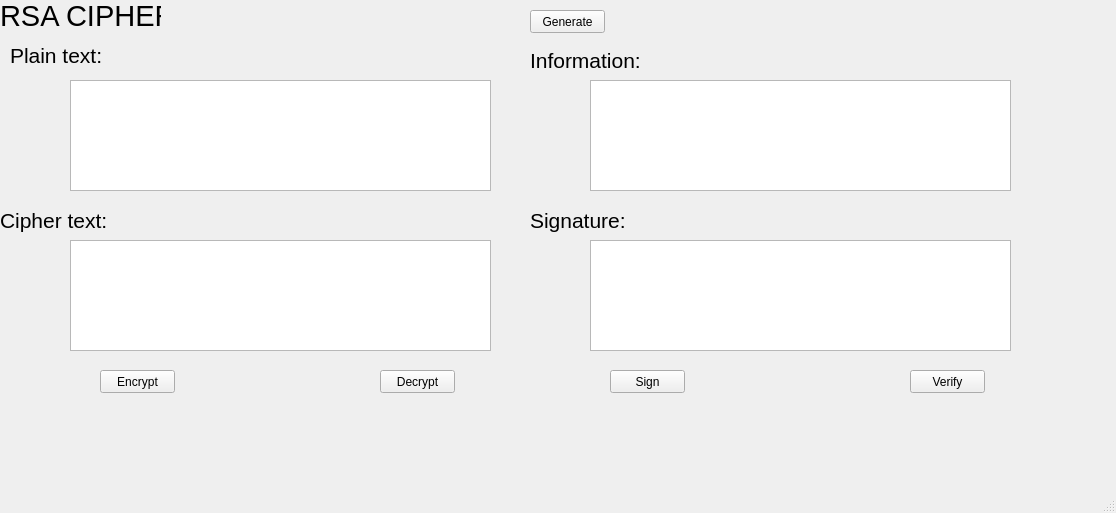
<?xml version="1.0" encoding="UTF-8"?>
<ui version="4.0">
 <class>rsacipher</class>
 <widget class="QMainWindow" name="rsacipher">
  <property name="geometry">
   <rect>
    <x>0</x>
    <y>0</y>
    <width>1116</width>
    <height>513</height>
   </rect>
  </property>
  <property name="windowTitle">
   <string>Caesar cipher</string>
  </property>
  <widget class="QWidget" name="centralwidget">
   <widget class="QLabel" name="lblTitle">
    <property name="geometry">
     <rect>
      <x>0</x>
      <y>0</y>
      <width>161</width>
      <height>31</height>
     </rect>
    </property>
    <property name="font">
     <font>
      <pointsize>22</pointsize>
     </font>
    </property>
    <property name="text">
     <string>RSA CIPHER</string>
    </property>
   </widget>
   <widget class="QLabel" name="label">
    <property name="geometry">
     <rect>
      <x>10</x>
      <y>40</y>
      <width>101</width>
      <height>31</height>
     </rect>
    </property>
    <property name="font">
     <font>
      <pointsize>16</pointsize>
     </font>
    </property>
    <property name="text">
     <string>Plain text:</string>
    </property>
   </widget>
   <widget class="QLabel" name="label_2">
    <property name="geometry">
     <rect>
      <x>530</x>
      <y>40</y>
      <width>121</width>
      <height>41</height>
     </rect>
    </property>
    <property name="font">
     <font>
      <pointsize>16</pointsize>
     </font>
    </property>
    <property name="text">
     <string>Information:</string>
    </property>
   </widget>
   <widget class="QLabel" name="label_3">
    <property name="geometry">
     <rect>
      <x>0</x>
      <y>190</y>
      <width>131</width>
      <height>61</height>
     </rect>
    </property>
    <property name="font">
     <font>
      <pointsize>16</pointsize>
     </font>
    </property>
    <property name="text">
     <string>Cipher text:</string>
    </property>
   </widget>
   <widget class="QPushButton" name="btn_encrypt">
    <property name="geometry">
     <rect>
      <x>100</x>
      <y>370</y>
      <width>75</width>
      <height>23</height>
     </rect>
    </property>
    <property name="text">
     <string>Encrypt</string>
    </property>
   </widget>
   <widget class="QPushButton" name="btn_decrypt">
    <property name="geometry">
     <rect>
      <x>380</x>
      <y>370</y>
      <width>75</width>
      <height>23</height>
     </rect>
    </property>
    <property name="text">
     <string>Decrypt</string>
    </property>
   </widget>
   <widget class="QTextEdit" name="txt_plain_text">
    <property name="geometry">
     <rect>
      <x>70</x>
      <y>80</y>
      <width>421</width>
      <height>111</height>
     </rect>
    </property>
   </widget>
   <widget class="QTextEdit" name="txt_cipher_text">
    <property name="geometry">
     <rect>
      <x>70</x>
      <y>240</y>
      <width>421</width>
      <height>111</height>
     </rect>
    </property>
   </widget>
   <widget class="QTextEdit" name="txt_info">
    <property name="geometry">
     <rect>
      <x>590</x>
      <y>80</y>
      <width>421</width>
      <height>111</height>
     </rect>
    </property>
   </widget>
   <widget class="QTextEdit" name="txt_sign">
    <property name="geometry">
     <rect>
      <x>590</x>
      <y>240</y>
      <width>421</width>
      <height>111</height>
     </rect>
    </property>
   </widget>
   <widget class="QLabel" name="label_4">
    <property name="geometry">
     <rect>
      <x>530</x>
      <y>200</y>
      <width>111</width>
      <height>41</height>
     </rect>
    </property>
    <property name="font">
     <font>
      <pointsize>16</pointsize>
     </font>
    </property>
    <property name="text">
     <string>Signature:</string>
    </property>
   </widget>
   <widget class="QPushButton" name="btn_sign">
    <property name="geometry">
     <rect>
      <x>610</x>
      <y>370</y>
      <width>75</width>
      <height>23</height>
     </rect>
    </property>
    <property name="text">
     <string>Sign</string>
    </property>
   </widget>
   <widget class="QPushButton" name="btn_verify">
    <property name="geometry">
     <rect>
      <x>910</x>
      <y>370</y>
      <width>75</width>
      <height>23</height>
     </rect>
    </property>
    <property name="text">
     <string>Verify</string>
    </property>
   </widget>
   <widget class="QPushButton" name="btn_gen_keys">
    <property name="geometry">
     <rect>
      <x>530</x>
      <y>10</y>
      <width>75</width>
      <height>23</height>
     </rect>
    </property>
    <property name="text">
     <string>Generate</string>
    </property>
   </widget>
  </widget>
  <widget class="QMenuBar" name="menubar">
   <property name="geometry">
    <rect>
     <x>0</x>
     <y>0</y>
     <width>1116</width>
     <height>21</height>
    </rect>
   </property>
  </widget>
  <widget class="QStatusBar" name="statusbar"/>
 </widget>
 <resources/>
 <connections/>
</ui>
